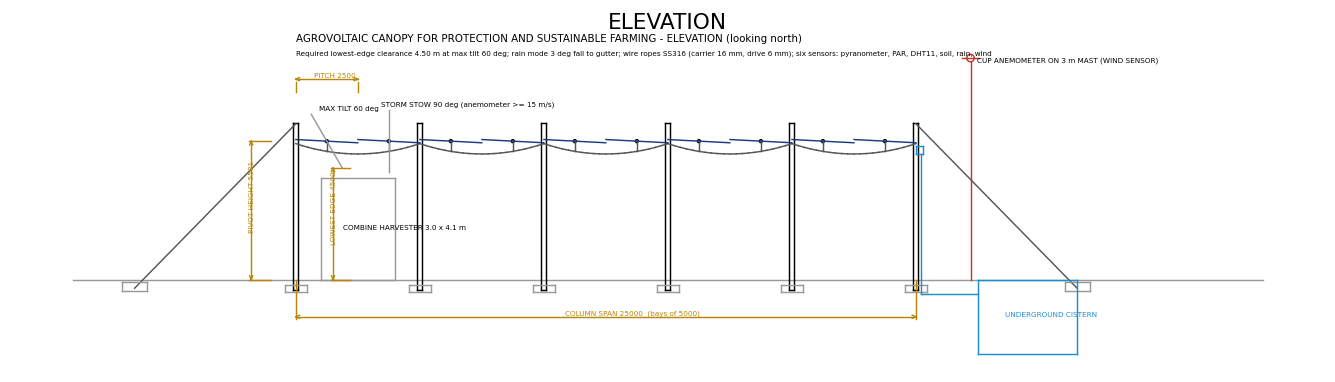
#> input picture Proof/02_Geometry_Wire_Heights/cad_drawings/SRMC_feasible_elevation.png, 1335 x 382 px, given in place of shot_overview.png, which was not available
$ python make_paper_figs.py
#> lines starting #> are read from the running program, lines starting #| are printed output that depends on the picture; pictures that were not available may be replaced by others from this repository, and a replacement may not be noted
"""Figures for the paper (from the project result files).  python make_paper_figs.py"""
import os, csv, json, math
import matplotlib; matplotlib.use('Agg')
import matplotlib.pyplot as plt
from PIL import Image
plt.rcParams.update({'font.family': 'serif', 'font.serif': ['Times New Roman', 'Times', 'DejaVu Serif'], 'font.size': 7.5, 'axes.linewidth': 0.6, 'mathtext.fontset': 'stix'})
HERE = os.path.dirname(os.path.abspath(__file__)); OUT = os.path.join(HERE, 'figures'); os.makedirs(OUT, exist_ok=True)
SC = r'E:\final year project\srmc-twin\Review4_Control_and_Simulation\sensor_controller\results'
SHOT = r'C:\Users\ELCOT\AppData\Local\Temp\claude\E--farm-ai-cropsy-final\f56bb85c-71b9-41a8-acc9-ec01a8db9a6f\scratchpad\paperfig'
# ---- Fig 1: render crop
im = Image.open(os.path.join(SHOT, 'shot_overview.png')).convert('RGB').crop((230, 110, 1340, 940)); im.save(os.path.join(OUT, 'fig1_canopy_3d.png'), dpi=(300, 300)); print(im.size)
#> after `im = Image.open(os.path.join(SHOT, 'shot_overview.png')).convert('RGB'`:
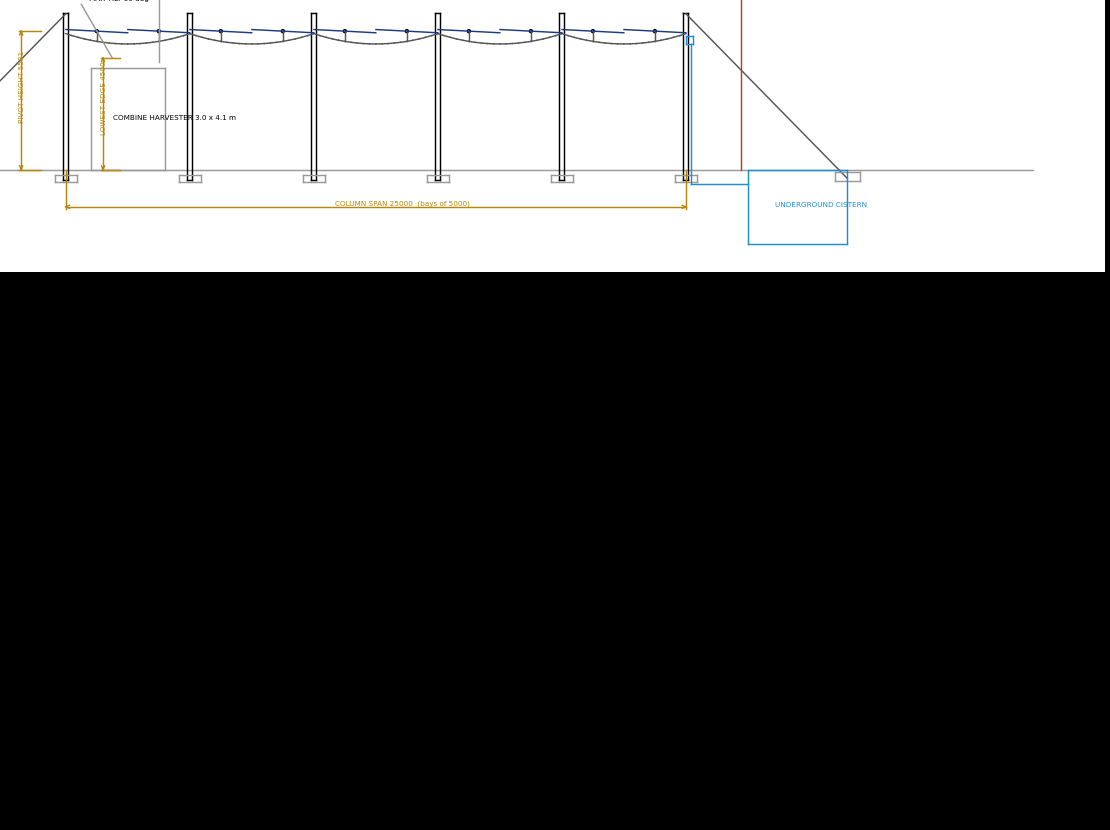
#> im: PIL image 1110x830 RGB; mean R, G, B 81.1, 81.1, 81
# ---- Fig 2: lever arm geometry and lever length
L = 0.44; a = math.radians(45); fig, (ax, bx) = plt.subplots(1, 2, figsize=(3.4, 1.95), gridspec_kw={'width_ratios': [1.05, 1]})
def tip(th): return (-L * math.sin(math.radians(th) - a), -L * math.cos(math.radians(th) - a))
for th, st, col, lab in [(3, '--', '0.55', '3\u00b0 (flat)'), (60, '-', 'C0', '60\u00b0'), (90, ':', 'C3', '90\u00b0 (stow)')]:
    t = tip(th); ax.plot([0, t[0]], [0, t[1]], st, color=col, lw=1.6); ax.plot(t[0], t[1], 'o', color=col, ms=3.5)
    ax.annotate(lab, t, textcoords='offset points', xytext={3: (0, -12), 60: (-2, -10), 90: (-4, 8)}[th], ha={3: 'center', 60: 'right', 90: 'right'}[th], fontsize=6.3, color=col)
t3, t60 = tip(3), tip(60); ax.plot(0, 0, 'ks', ms=4); ax.text(0.015, 0.03, 'tube axis', fontsize=6.5)
yb = -0.60; ax.annotate('', xy=(t60[0], yb), xytext=(t3[0], yb), arrowprops=dict(arrowstyle='<->', lw=0.8, color='C2')); ax.text((t3[0] + t60[0]) / 2, yb - 0.075, '$d$ = 408 mm at 60\u00b0', ha='center', fontsize=6.3, color='C2')
ax.set_xlim(-0.5, 0.5); ax.set_ylim(-0.74, 0.1); ax.set_aspect('equal'); ax.set_xlabel('Horizontal distance (m)'); ax.set_ylabel('Height below tube axis (m)'); ax.set_title('(a) Arm positions', fontsize=7.5, loc='left')
th = [i * 0.5 for i in range(6, 181)]
bx.plot(th, [L * math.cos(math.radians(t) - a) for t in th], 'C0', lw=1.4, label='45\u00b0 offset arm'); bx.plot(th, [L * math.cos(math.radians(t)) for t in th], 'C3--', lw=1.2, label='plain arm')
bx.axhline(0.31, color='0.5', lw=0.5, ls=':'); bx.text(4, 0.318, '0.31 m', fontsize=6.3, color='0.35'); bx.set_xlabel('Panel tilt (deg)'); bx.set_ylabel('Lever length (m)'); bx.set_xlim(0, 90); bx.set_ylim(0, 0.46); bx.legend(fontsize=6.3, frameon=False, loc='lower left'); bx.set_title('(b) Lever length', fontsize=7.5, loc='left')
fig.tight_layout(pad=0.4); fig.savefig(os.path.join(OUT, 'fig2_lever_arm.png'), dpi=300); plt.close(fig)
#> after `fig.tight_layout(pad=0.4)`:
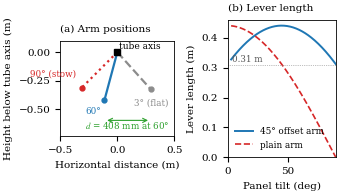
#> figure drawn by matplotlib, 2 panels; panel 2: curve peaks at x = 45, y = 0.44; panel 2: curve peaks at x = 3, y = 0.439
# ---- Fig 3: accuracy scatter, all seven sites
#> (the run stopped early here; a loop or call above may not have finished)

$ run again, on Proof/02_Geometry_Wire_Heights/cad_drawings/SRMC_feasible_plan.png
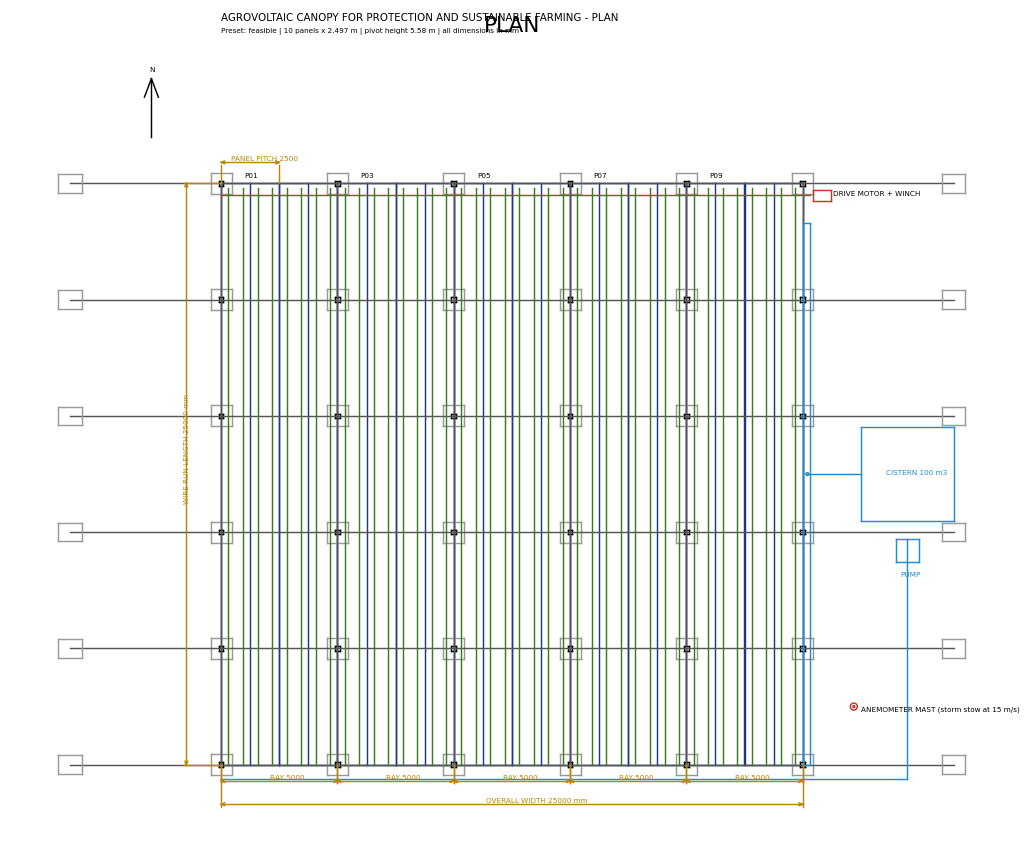
#> input picture Proof/02_Geometry_Wire_Heights/cad_drawings/SRMC_feasible_plan.png, 1032 x 856 px, given in place of shot_overview.png, which was not available
#> `im = Image.open(os.path.join(SHOT, 'shot_overview.png')).convert('RGB'`:
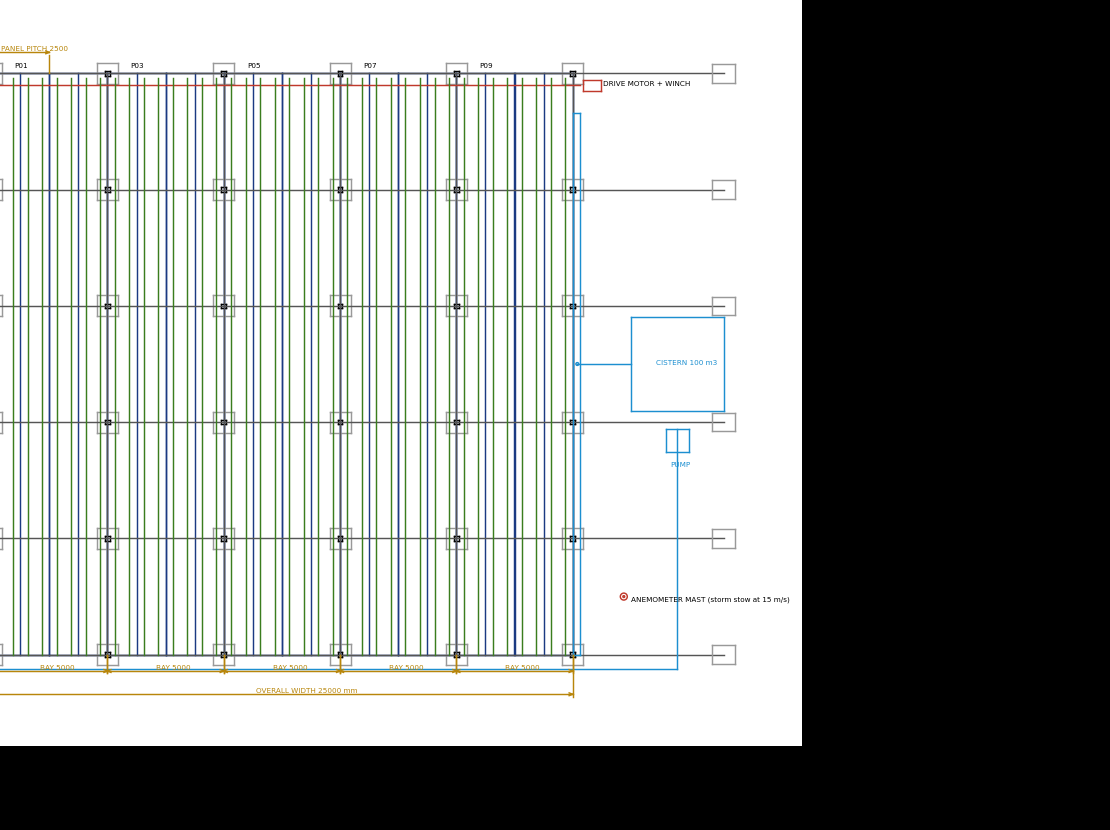
#> im: PIL image 1110x830 RGB; mean R, G, B 151, 154.1, 151.8
